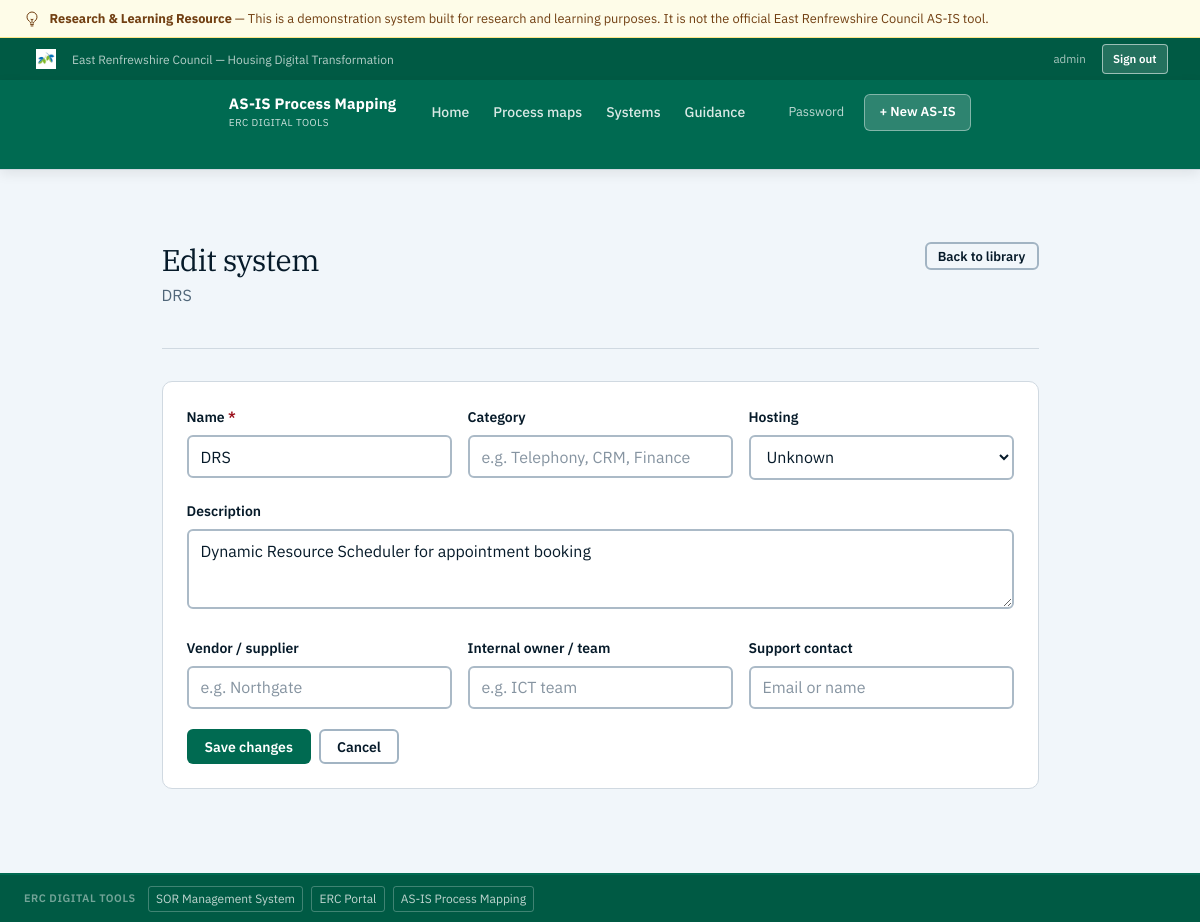
The app's page /system-edit.php?id=3 (signed in) with its own data.
### tables this page shows
CREATE TABLE IF NOT EXISTS systems (
    id INT UNSIGNED AUTO_INCREMENT PRIMARY KEY,
    name VARCHAR(255) NOT NULL,
    description TEXT NULL,
    category VARCHAR(100) NULL,
    hosting ENUM('saas','cloud','on-premise','hybrid','unknown') NOT NULL DEFAULT 'unknown',
    vendor VARCHAR(255) NULL,
    owner VARCHAR(255) NULL,
    contact VARCHAR(255) NULL,
    created_at TIMESTAMP NOT NULL DEFAULT CURRENT_TIMESTAMP,
    UNIQUE KEY uniq_system_name (name)
);

### public/system-edit.php (the view, shortened to what this page needs)
<?php
$pdo      = db();
$systemId = (int) ($_GET['id'] ?? $_POST['id'] ?? 0);
$system   = $systemId > 0 ? fetch_system($pdo, $systemId) : null;
$name        = $system['name'];
$description = (string) ($system['description'] ?? '');
$category    = (string) ($system['category']    ?? '');
$hosting     = (string) ($system['hosting']     ?? 'unknown');
$vendor      = (string) ($system['vendor']      ?? '');
$owner       = (string) ($system['owner']       ?? '');
$contact     = (string) ($system['contact']     ?? '');
?>
<header>
    <div>
        <h1>Edit system</h1>
        <p><?= h($system['name']) ?></p>
    </div>
    <a class="btn btn-secondary btn-sm" href="/systems.php">Back to library</a>
</header>
<div class="card">
    <form method="post" class="form-grid">
        <div style="display:grid;grid-template-columns:1fr 1fr 1fr;gap:1rem;">
            <div>
                <label for="name">Name <span style="color:var(--danger);">*</span></label>
                <input type="text" id="name" name="name" value="<?= h($name) ?>" required>
            </div>
            <div>
                <label for="category">Category</label>
                <input type="text" id="category" name="category" value="<?= h($category) ?>"
                       placeholder="e.g. Telephony, CRM, Finance" list="cat-list">
            </div>
            <div>
                <label for="hosting">Hosting</label>
                <select id="hosting" name="hosting">
                    <?php foreach (['unknown','saas','cloud','on-premise','hybrid'] as $h): ?>
                        <option value="<?= $h ?>" <?= $hosting === $h ? 'selected' : '' ?>>
                            <?= hosting_label($h) ?><?= $h === 'saas' ? ' (vendor-managed cloud)' : '' ?><?= $h === 'cloud' ? ' (self-managed)' : '' ?>
                        </option>
                    <?php endforeach; ?>
                </select>
            </div>
        </div>
        <div>
            <label for="description">Description</label>
            <textarea id="description" name="description" style="min-height:80px;"><?= h($description) ?></textarea>
        </div>
        <div style="display:grid;grid-template-columns:1fr 1fr 1fr;gap:1rem;">
            <div>
                <label for="vendor">Vendor / supplier</label>
                <input type="text" id="vendor" name="vendor" value="<?= h($vendor) ?>" placeholder="e.g. Northgate">
            </div>
            <div>
                <label for="owner">Internal owner / team</label>
                <input type="text" id="owner" name="owner" value="<?= h($owner) ?>" placeholder="e.g. ICT team">
            </div>
            <div>
                <label for="contact">Support contact</label>
                <input type="text" id="contact" name="contact" value="<?= h($contact) ?>"
                       placeholder="Email or name">
            </div>
        </div>
        <div class="actions">
            <button class="btn" type="submit">Save changes</button>
            <a class="btn btn-secondary" href="/systems.php">Cancel</a>
        </div>
    </form>
</div>

### includes/helpers.php (style rules this page uses)
:root { --bg: oklch(97% 0.008 245); --surface: oklch(100% 0 0); --text: oklch(21% 0.04 245); --muted: oklch(50% 0.04 245); --accent: #006A51; --accent-dk: #005a44; --border: oklch(88% 0.015 245); --nav-bg: #005a44; --nav-text: oklch(95% 0.01 245); --success: oklch(42% 0.14 155); --warning: oklch(65% 0.15 68); --danger: oklch(44% 0.17 25); --f-sans: 'IBM Plex Sans', sans-serif; --f-serif: 'IBM Plex Serif', serif; --r: 6px; --r-lg: 10px; }
*, *::before, *::after { box-sizing: border-box; }
body { margin: 0; font-family: var(--f-sans); font-size: 1rem; line-height: 1.6; background: var(--bg); color: var(--text); -webkit-font-smoothing: antialiased; display: flex; flex-direction: column; min-height: 100vh; }
h1 { font-family: var(--f-serif); font-weight: 400; font-size: clamp(1.4rem, 2.5vw, 1.875rem); line-height: 1.2; letter-spacing: -0.02em; color: var(--text); margin: 0 0 0.3rem; }
p { margin: 0 0 1rem; color: var(--muted); line-height: 1.6; }
a { color: var(--accent); text-decoration: underline; text-underline-offset: 2px; }
header { display: flex; justify-content: space-between; align-items: flex-start; gap: 1.5rem; margin-bottom: 2rem; padding-bottom: 1.5rem; border-bottom: 1px solid var(--border); }
.actions { display: flex; flex-wrap: wrap; gap: 0.5rem; align-items: center; flex-shrink: 0; }
.btn { display: inline-flex; align-items: center; justify-content: center; gap: 0.35rem; font-family: var(--f-sans); font-weight: 600; font-size: 0.875rem; padding: 0.55rem 1rem; border-radius: var(--r); border: 2px solid transparent; cursor: pointer; text-decoration: none; transition: background 120ms, border-color 120ms, color 120ms; white-space: nowrap; background: var(--accent); color: white; line-height: 1; }
.btn-secondary { background: transparent; border-color: oklch(76% 0.03 245); color: var(--text); }
.btn-sm { font-size: 0.8125rem; padding: 0.35rem 0.7rem; }
.card { background: var(--surface); border: 1px solid var(--border); border-radius: var(--r-lg); padding: 1.5rem; margin-bottom: 1.25rem; }
.form-grid { display: grid; gap: 1.25rem; }
label { display: block; font-weight: 600; font-size: 0.875rem; margin-bottom: 0.4rem; color: var(--text); }
input[type="text"], input[type="password"], input[type="email"], input[type="number"], input[type="date"], textarea, select { font-family: var(--f-sans); font-size: 1rem; width: 100%; padding: 0.6rem 0.75rem; border: 2px solid oklch(78% 0.025 245); border-radius: var(--r); background: var(--surface); color: var(--text); transition: border-color 120ms, box-shadow 120ms; appearance: auto; }
input::placeholder, textarea::placeholder { color: oklch(66% 0.025 245); }
textarea { min-height: 110px; resize: vertical; }

### records on screen
systems: name "DRS", description "Dynamic Resource Scheduler for appointment booking"

### other values on screen
$_SESSION['admin_user'] "admin"
form field hosting "Unknown"
